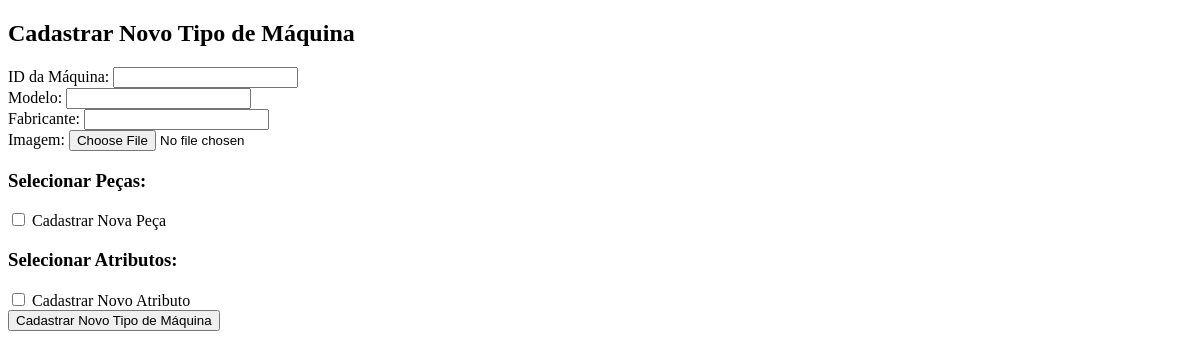
The page /cadastrarNovaMaquina.php on the database as committed earlier.
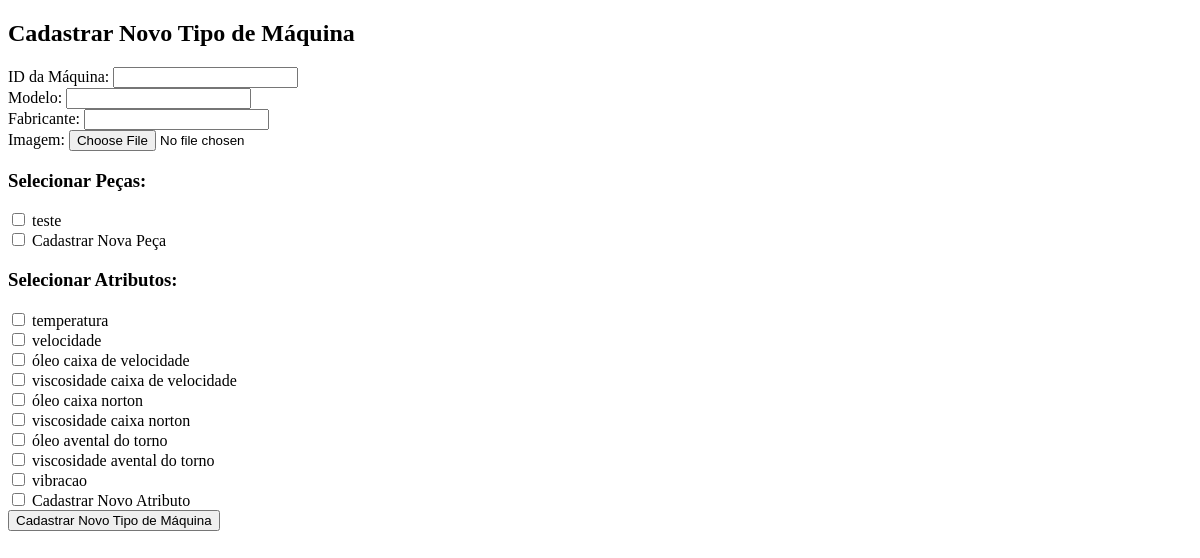
The same page on the database as committed later.
### tables this page shows
CREATE TABLE `peca_tipo` (
  `id` int(11) NOT NULL,
  `codigo` varchar(50) NOT NULL,
  `peca` varchar(50) NOT NULL,
  `tempo_de_troca` int(11) NOT NULL
);

CREATE TABLE `atributo_tipo` (
  `id` int(11) NOT NULL,
  `atributo` varchar(255) NOT NULL,
  `atributo_esp` varchar(255) NOT NULL,
  `valor_referencia` float NOT NULL
);

### cadastrarNovaMaquina.php (the view, shortened to what this page needs)
<?php
include("conexao.php");
?>
<!DOCTYPE html>
<html>
<head>
</head>
<body>
    <h2>Cadastrar Novo Tipo de Máquina</h2>
    <form action="" method="post" enctype="multipart/form-data">
        ID da Máquina: <input type="text" name="id_maquina" required><br>
        Modelo: <input type="text" name="modelo" required><br>
        Fabricante: <input type="text" name="fabricante" required><br>
        Imagem: <input type="file" name="imagem" required><br>
        <h3>Selecionar Peças:</h3>
        <?php
            $result_peca = $mysqli->query("SELECT id, codigo, peca FROM peca_tipo");
            $pecas = $result_peca->fetch_all(MYSQLI_ASSOC);
            foreach ($pecas as $peca) {
                echo '<label><input type="checkbox" name="pecas[]" value="' . $peca['id'] . '"> ' . $peca['peca'] . '</label><br>';
            }
        ?>
        <label><input type="checkbox" name="cadastrar_nova_peca" id="cadastrar_nova_peca"> Cadastrar Nova Peça</label><br>
        <h3>Selecionar Atributos:</h3>
        <?php
            $result_atributo = $mysqli->query("SELECT id, atributo FROM atributo_tipo");
            $atributos = $result_atributo->fetch_all(MYSQLI_ASSOC);
            foreach ($atributos as $atributo) {
                echo '<label><input type="checkbox" name="atributos[]" value="' . $atributo['id'] . '"> ' . $atributo['atributo'] . '</label><br>';
            }
        ?>
        <label><input type="checkbox" name="cadastrar_novo_atributo" id="cadastrar_novo_atributo"> Cadastrar Novo Atributo</label><br>
        <input type="submit" value="Cadastrar Novo Tipo de Máquina">
    </form>
</body>
</html>

Rows that differ between the two databases and show on the page:
added peca_tipo: peca "teste"
added atributo_tipo: atributo "temperatura"
added atributo_tipo: atributo "velocidade"
added atributo_tipo: atributo "óleo caixa de velocidade"
added atributo_tipo: atributo "viscosidade caixa de velocidade"
added atributo_tipo: atributo "óleo caixa norton"
added atributo_tipo: atributo "viscosidade caixa norton"
added atributo_tipo: atributo "óleo avental do torno"
added atributo_tipo: atributo "viscosidade avental do torno"
added atributo_tipo: atributo "vibracao"
